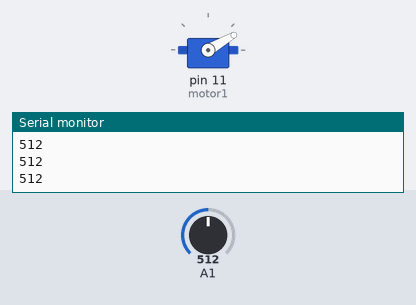
A sketch run on a simulated Arduino Uno, built with avr-gcc and run on an emulated ATmega328P. Parts: servo, the last lines printed to the serial monitor. The inputs (shaded band) are chosen by the test bench; at power-on: A1 = 512.

Above: at 1.2 s.
1.3 s: A1 set to 307
2.8 s: A1 set to 283
At 3.8 s:
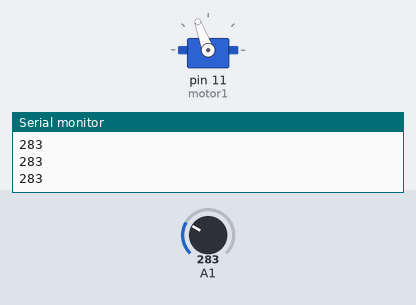
4.3 s: A1 set to 306
At 4.9 s:
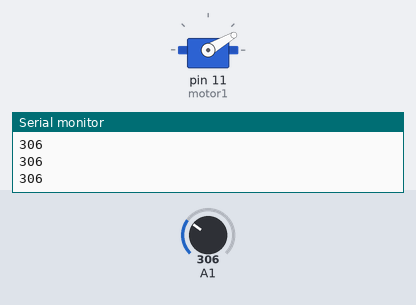
5.8 s: A1 set to 290
At 6.2 s:
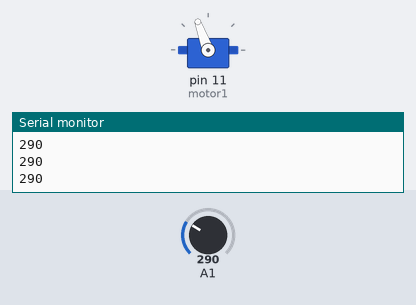
Timing chart, 0 to 8.3 s (numbered marks = the images above; inputs shaded):
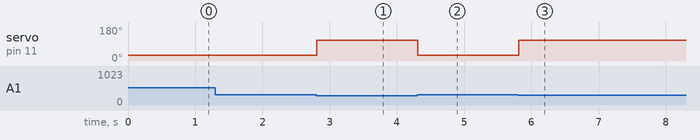

Measured:
- the behaviour switches between 300 and 299 on A1 (found by bisection; images 0 and 1)
- after the input at 2.8 s, servo on pin 11 (motor1): 30° → 110° at once
- after the input at 4.3 s, servo on pin 11 (motor1): 110° → 30° at once
- after the input at 5.8 s, servo on pin 11 (motor1): 30° → 110° at once

The sketch:

Version1.ino
```cpp
#include <Servo.h>;
Servo motor1;
int sensor = 0;

void setup() {

motor1.attach(11);
Serial.begin(9600);

}

void loop() {


sensor = analogRead(A1);
Serial.println(sensor);

if (sensor < 300) {

  motor1.write(110);
}


if(sensor > 300) {

  motor1.write(30);

}

//sensor = analogRead(A1);
//Serial.println(sensor);
//delay(100);

//motor1.write(110);
//delay(500);
//motor1.write(30);
//delay(500);

}
```
